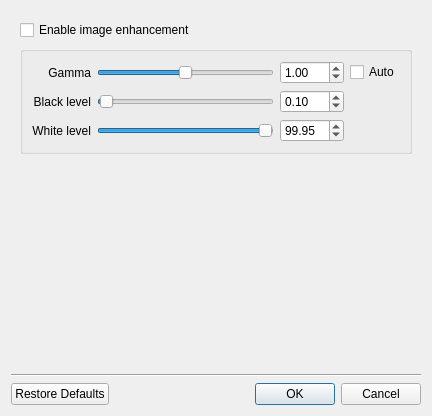
<?xml version="1.0" encoding="UTF-8"?>
<ui version="4.0">
 <class>AdjustVideoDialog</class>
 <widget class="QDialog" name="AdjustVideoDialog">
  <property name="geometry">
   <rect>
    <x>0</x>
    <y>0</y>
    <width>432</width>
    <height>416</height>
   </rect>
  </property>
  <property name="windowTitle">
   <string>Image Enhancement</string>
  </property>
  <property name="modal">
   <bool>false</bool>
  </property>
  <layout class="QVBoxLayout" name="verticalLayout">
   <item>
    <widget class="QWidget" name="widget" native="true">
     <layout class="QVBoxLayout" name="verticalLayout_2">
      <item>
       <widget class="QCheckBox" name="enableAdjustment">
        <property name="text">
         <string>Enable image enhancement</string>
        </property>
       </widget>
      </item>
      <item>
       <widget class="QGroupBox" name="groupBox">
        <property name="title">
         <string/>
        </property>
        <property name="flat">
         <bool>false</bool>
        </property>
        <property name="checkable">
         <bool>false</bool>
        </property>
        <layout class="QGridLayout" name="gridLayout">
         <item row="0" column="0">
          <widget class="QLabel" name="GammaTextLabel">
           <property name="text">
            <string>Gamma</string>
           </property>
           <property name="alignment">
            <set>Qt::AlignRight|Qt::AlignTrailing|Qt::AlignVCenter</set>
           </property>
          </widget>
         </item>
         <item row="0" column="1">
          <widget class="QSlider" name="gammaSlider">
           <property name="minimum">
            <number>-9000</number>
           </property>
           <property name="maximum">
            <number>9000</number>
           </property>
           <property name="singleStep">
            <number>10</number>
           </property>
           <property name="pageStep">
            <number>100</number>
           </property>
           <property name="value">
            <number>0</number>
           </property>
           <property name="sliderPosition">
            <number>0</number>
           </property>
           <property name="orientation">
            <enum>Qt::Horizontal</enum>
           </property>
          </widget>
         </item>
         <item row="0" column="2">
          <widget class="QDoubleSpinBox" name="gammaSpinBox">
           <property name="minimum">
            <double>0.100000000000000</double>
           </property>
           <property name="maximum">
            <double>10.000000000000000</double>
           </property>
           <property name="singleStep">
            <double>0.010000000000000</double>
           </property>
           <property name="value">
            <double>1.000000000000000</double>
           </property>
          </widget>
         </item>
         <item row="0" column="3">
          <widget class="QCheckBox" name="autoGammaCheckBox">
           <property name="text">
            <string>Auto</string>
           </property>
          </widget>
         </item>
         <item row="1" column="0">
          <widget class="QLabel" name="label">
           <property name="text">
            <string>Black level</string>
           </property>
           <property name="alignment">
            <set>Qt::AlignRight|Qt::AlignTrailing|Qt::AlignVCenter</set>
           </property>
          </widget>
         </item>
         <item row="1" column="1">
          <widget class="QSlider" name="blackLevelsSlider">
           <property name="maximum">
            <number>9900</number>
           </property>
           <property name="value">
            <number>100</number>
           </property>
           <property name="orientation">
            <enum>Qt::Horizontal</enum>
           </property>
          </widget>
         </item>
         <item row="1" column="2">
          <widget class="QDoubleSpinBox" name="blackLevelsSpinBox">
           <property name="decimals">
            <number>2</number>
           </property>
           <property name="maximum">
            <double>99.000000000000000</double>
           </property>
           <property name="value">
            <double>0.100000000000000</double>
           </property>
          </widget>
         </item>
         <item row="2" column="0">
          <widget class="QLabel" name="label_2">
           <property name="text">
            <string>White level</string>
           </property>
           <property name="alignment">
            <set>Qt::AlignRight|Qt::AlignTrailing|Qt::AlignVCenter</set>
           </property>
          </widget>
         </item>
         <item row="2" column="1">
          <widget class="QSlider" name="whiteLevelsSlider">
           <property name="minimum">
            <number>100</number>
           </property>
           <property name="maximum">
            <number>10000</number>
           </property>
           <property name="value">
            <number>9950</number>
           </property>
           <property name="sliderPosition">
            <number>9950</number>
           </property>
           <property name="orientation">
            <enum>Qt::Horizontal</enum>
           </property>
           <property name="tickPosition">
            <enum>QSlider::NoTicks</enum>
           </property>
          </widget>
         </item>
         <item row="2" column="2">
          <widget class="QDoubleSpinBox" name="whiteLevelsSpinBox">
           <property name="decimals">
            <number>2</number>
           </property>
           <property name="minimum">
            <double>0.100000000000000</double>
           </property>
           <property name="maximum">
            <double>100.000000000000000</double>
           </property>
           <property name="value">
            <double>99.950000000000003</double>
           </property>
          </widget>
         </item>
        </layout>
       </widget>
      </item>
      <item>
       <layout class="QHBoxLayout" name="horizontalLayout">
        <item>
         <widget class="QnHistogramWidget" name="histogramWidget" native="true">
          <property name="sizePolicy">
           <sizepolicy hsizetype="MinimumExpanding" vsizetype="MinimumExpanding">
            <horstretch>0</horstretch>
            <verstretch>0</verstretch>
           </sizepolicy>
          </property>
         </widget>
        </item>
       </layout>
      </item>
     </layout>
    </widget>
   </item>
   <item>
    <widget class="Line" name="line">
     <property name="orientation">
      <enum>Qt::Horizontal</enum>
     </property>
    </widget>
   </item>
   <item>
    <widget class="QDialogButtonBox" name="buttonBox">
     <property name="orientation">
      <enum>Qt::Horizontal</enum>
     </property>
     <property name="standardButtons">
      <set>QDialogButtonBox::Cancel|QDialogButtonBox::Ok|QDialogButtonBox::RestoreDefaults</set>
     </property>
     <property name="centerButtons">
      <bool>false</bool>
     </property>
    </widget>
   </item>
  </layout>
 </widget>
 <customwidgets>
  <customwidget>
   <class>QnHistogramWidget</class>
   <extends>QWidget</extends>
   <header location="global">ui/widgets/histogram_widget.h</header>
   <container>1</container>
  </customwidget>
 </customwidgets>
 <tabstops>
  <tabstop>buttonBox</tabstop>
 </tabstops>
 <resources/>
 <connections/>
 <slots>
  <slot>testSettings()</slot>
 </slots>
</ui>
